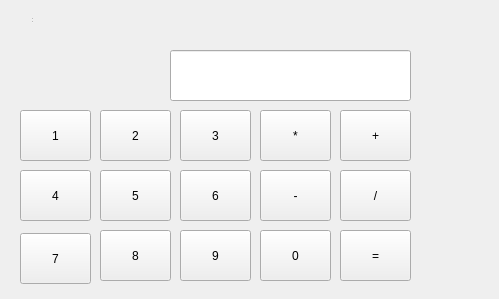
<?xml version="1.0" encoding="UTF-8"?>
<ui version="4.0">
 <class>Form</class>
 <widget class="Form" name="Form">
  <property name="geometry">
   <rect>
    <x>0</x>
    <y>0</y>
    <width>499</width>
    <height>299</height>
   </rect>
  </property>
  <property name="windowTitle">
   <string>MainWindow</string>
  </property>
  <widget class="QWidget" name="centralWidget" native="true">
   <property name="geometry">
    <rect>
     <x>20</x>
     <y>20</y>
     <width>391</width>
     <height>294</height>
    </rect>
   </property>
   <widget class="QPushButton" name="seven">
    <property name="geometry">
     <rect>
      <x>0</x>
      <y>213</y>
      <width>71</width>
      <height>51</height>
     </rect>
    </property>
    <property name="text">
     <string>7</string>
    </property>
   </widget>
   <widget class="QPushButton" name="eight">
    <property name="geometry">
     <rect>
      <x>80</x>
      <y>210</y>
      <width>71</width>
      <height>51</height>
     </rect>
    </property>
    <property name="text">
     <string>8</string>
    </property>
   </widget>
   <widget class="QPushButton" name="rez">
    <property name="geometry">
     <rect>
      <x>320</x>
      <y>210</y>
      <width>71</width>
      <height>51</height>
     </rect>
    </property>
    <property name="text">
     <string>=</string>
    </property>
   </widget>
   <widget class="QPushButton" name="five">
    <property name="geometry">
     <rect>
      <x>80</x>
      <y>150</y>
      <width>71</width>
      <height>51</height>
     </rect>
    </property>
    <property name="text">
     <string>5</string>
    </property>
   </widget>
   <widget class="QPushButton" name="del">
    <property name="geometry">
     <rect>
      <x>320</x>
      <y>150</y>
      <width>71</width>
      <height>51</height>
     </rect>
    </property>
    <property name="text">
     <string>/</string>
    </property>
   </widget>
   <widget class="QPushButton" name="nain">
    <property name="geometry">
     <rect>
      <x>160</x>
      <y>210</y>
      <width>71</width>
      <height>51</height>
     </rect>
    </property>
    <property name="text">
     <string>9</string>
    </property>
   </widget>
   <widget class="QPushButton" name="sum">
    <property name="geometry">
     <rect>
      <x>320</x>
      <y>90</y>
      <width>71</width>
      <height>51</height>
     </rect>
    </property>
    <property name="text">
     <string>+</string>
    </property>
   </widget>
   <widget class="QPushButton" name="sub">
    <property name="geometry">
     <rect>
      <x>240</x>
      <y>150</y>
      <width>71</width>
      <height>51</height>
     </rect>
    </property>
    <property name="text">
     <string>-</string>
    </property>
   </widget>
   <widget class="QPushButton" name="proiz">
    <property name="geometry">
     <rect>
      <x>240</x>
      <y>90</y>
      <width>71</width>
      <height>51</height>
     </rect>
    </property>
    <property name="text">
     <string>*</string>
    </property>
   </widget>
   <widget class="QPushButton" name="two">
    <property name="geometry">
     <rect>
      <x>80</x>
      <y>90</y>
      <width>71</width>
      <height>51</height>
     </rect>
    </property>
    <property name="text">
     <string>2</string>
    </property>
   </widget>
   <widget class="QPushButton" name="four">
    <property name="geometry">
     <rect>
      <x>0</x>
      <y>150</y>
      <width>71</width>
      <height>51</height>
     </rect>
    </property>
    <property name="text">
     <string>4</string>
    </property>
   </widget>
   <widget class="QPushButton" name="one">
    <property name="geometry">
     <rect>
      <x>0</x>
      <y>90</y>
      <width>71</width>
      <height>51</height>
     </rect>
    </property>
    <property name="text">
     <string>1</string>
    </property>
   </widget>
   <widget class="QPushButton" name="six">
    <property name="geometry">
     <rect>
      <x>160</x>
      <y>150</y>
      <width>71</width>
      <height>51</height>
     </rect>
    </property>
    <property name="text">
     <string>6</string>
    </property>
   </widget>
   <widget class="QPushButton" name="three">
    <property name="geometry">
     <rect>
      <x>160</x>
      <y>90</y>
      <width>71</width>
      <height>51</height>
     </rect>
    </property>
    <property name="text">
     <string>3</string>
    </property>
   </widget>
   <widget class="QPushButton" name="null_2">
    <property name="geometry">
     <rect>
      <x>240</x>
      <y>210</y>
      <width>71</width>
      <height>51</height>
     </rect>
    </property>
    <property name="text">
     <string>0</string>
    </property>
   </widget>
   <widget class="QLineEdit" name="rezults">
    <property name="geometry">
     <rect>
      <x>150</x>
      <y>30</y>
      <width>241</width>
      <height>51</height>
     </rect>
    </property>
   </widget>
  </widget>
  <widget class="QToolBar" name="mainToolBar">
   <property name="geometry">
    <rect>
     <x>0</x>
     <y>0</y>
     <width>2</width>
     <height>9</height>
    </rect>
   </property>
  </widget>
  <widget class="QStatusBar" name="statusBar">
   <property name="geometry">
    <rect>
     <x>30</x>
     <y>0</y>
     <width>3</width>
     <height>24</height>
    </rect>
   </property>
  </widget>
 </widget>
 <layoutdefault spacing="6" margin="11"/>
 <customwidgets>
  <customwidget>
   <class>Form</class>
   <extends>QWidget</extends>
   <header>form.h</header>
   <container>1</container>
  </customwidget>
 </customwidgets>
 <resources/>
 <connections/>
</ui>
